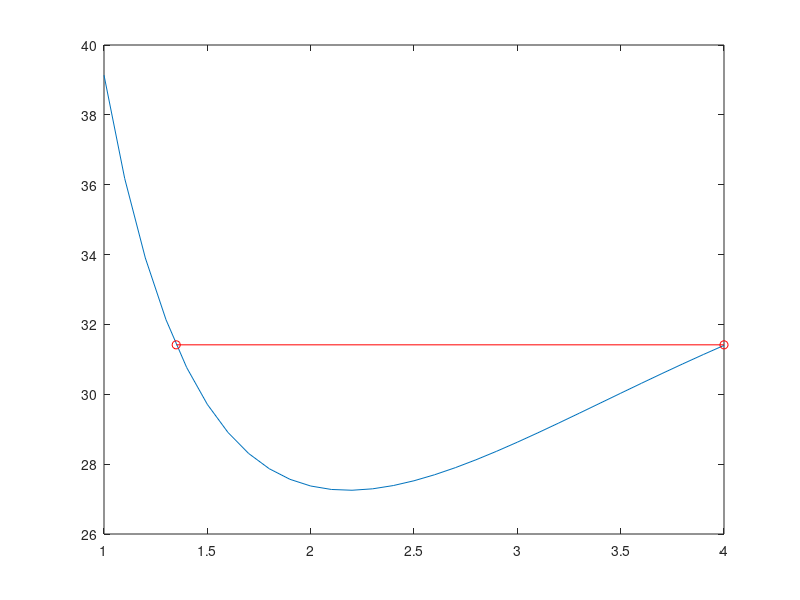

The MATLAB source for this figure:
format long

% "Glidkonstant" för uppgiften
G = [0.4, 0];
% Startradie för pelaren
R = 1;
% Starthöjd för pelaren
H = 4;

% Referensvolym, standardformel
real_volume = R^2*H*pi
% Referensarea = Area för cylinder
real_area = R*2*H*pi+2*R^2*pi

% Höjden för de ihoptryckta pelarna. h = 4 ger originalpelaren
hval = [4, 3.5, 3, 2.5, 2, 1.5, 1];

% Area-värden för de respektiva ihoptryckningarna kommer att lagras här. :)
area = [];

% Gå igenom alla "ihoptryckningar" av pelaren
for i = 1:length(hval)

	% Varje ihoptryckning ska räknas ut i en egen subplot.
	subplot(2, ceil(length(hval)/2), i)

	% Höjden för nuvarande ihoptryckning som vi räknar på
	h = hval(i)

	% Nuvarande radie, formel enligt spec.
	r = R*(1+G.*(sqrt(H/h)-1));

	% Startvärden, det verkar rimligt att vinkel ligger i första kvadranten
	angle = [0.2, 0.9];

	% "Tom" volymskillnadsmatris, sekantmetoden söker efter nollpunkt
	vol = [0, 0];

	% Ersätt med volymvärden för bezierkurvan
	for i = [1,2]

		% Vinkel för volymberäkning
		alpha = angle(i);

		% Motsvarande formel (2) under delen "Hitta styrpunkt för bezierkurva".
		z1 = (r(1)-r(2))*tan(alpha);
		% (3) under samma del, även Y-värde för beräkningarna
		dh = (h-z1)/2;
		% (4) under volymberäkningar
		z2 = dh/tan(alpha);

		% styrpunkt b (x, y), x = (5), y = (3)
		b = [r(1)+z2, dh];

		% funktion för uträkning av x-värden
		bezier_x = @(t) (1-t).^2*r(1) + 2*t.*(1-t)*b(1)+t.^2*r(2);
		% funktion för uträkning av z-värden
		bezier_z = @(t) (1-t).^2*0 + 2*t.*(1-t)*b(2)+t.^2*h;
		% derivata av denna
		bezier_z_deriv = @(t) (2*h-4*b(2))*t+2*b(2);

		% cylindersegment, analogt med pi*r^2*h
		pillar_slice = @(t) pi*bezier_x(t).^2*bezier_z_deriv(t);

		% integrera mellan 0,1, dvs hela kurvan. Volymskillnaden blir
		% nya volymen (integralen) minus startvolymen.
		vol(i) = quad(pillar_slice, 0, 1) - real_volume;
	end

	% Sekantmetoden för beräkning av korrekt vinkel. Körs tills senaste
	% uträknade volymen ligger tillräckligt nära den korrekta. Då har
	% vi hittat en bra approximation av vinkeln.
	while(abs(vol(2)) > 1e-10)
		% hitta nästa vinkel, motsvarande x-värde.
		alpha = angle(2)-((angle(2)-angle(1))/(vol(2)-vol(1)))*vol(2);

		% Gamla vinkeln flyttas
		angle(1) = angle(2);
		% Nya vinkeln blir senaste
		angle(2) = alpha;

		% Formel (2) till (4), precis som övre slinga.
		z1 = (r(1)-r(2))*tan(alpha);
		dh = (h-z1)/2;
		z2 = dh/tan(alpha);

		% Styrpunkt precis som övre slinga.
		b = [r(1)+z2, dh];

		% Samma funktioner som övre slinga
		bezier_x = @(t) (1-t).^2*r(1) + 2*t.*(1-t)*b(1)+t.^2*r(2);
		bezier_z = @(t) 2*t.*(1-t)*b(2)+t.^2*h;
		bezier_z_deriv = @(t) (2*h-4*b(2))*t+2*b(2);

		% Utklippning av pelare, precis som övre
		pillar_slice = @(t) pi*bezier_x(t).^2*bezier_z_deriv(t);

		% Senaste volymdiffen sparas som gamla.
		vol(1) = vol(2);
		% Den nya diffen räknas ut, som förut.
		vol(2) = quad(pillar_slice, 0, 1) - real_volume;
	end

	% skriv ut vinkeln för den ihopmosade pelaren
	angle

	% uträknat volymfel för pelaren (litet nog :))
	volume_error = vol(2)
	% Skriv ut styrpunkten
	styrpunkt = b


	% Areaberäkning:

	% Intressanta bezierkomponenter och derivator analogt med tidigare
	bezier_x = @(t) (1-t).^2*r(1) + 2*t.*(1-t)*b(1)+t.^2*r(2);
	bezier_x_deriv = @(t) (2*r(1)+2*r(2)-4*b(1))*t-2*r(1)+2*b(1);
	bezier_z = @(t) 2*t.*(1-t)*b(2)+t.^2*h;
	bezier_z_deriv = @(t) (2*h-4*b(2))*t+2*b(2);

	% Area = ring integrerad över sträcka(pyt sats.)
	bezier_area = @(t) 2*pi*bezier_x(t)*sqrt(bezier_x_deriv(t)^2+bezier_z_deriv(t)^2);

	% Integrera och lägg till nästa uträknade area
	area = [area; quad(bezier_area, 0, 1)+r(1)^2*pi+r(2)^2*pi];

	% Räkna ut och plotta bezierkurvans rotationsvolym (= pelaren)

	% tid, 24 värden per kurva
	t = linspace(0, 1, 24);

	% Räkna ut x och z-värden för bezierkurvan
	f_x = bezier_x(t);
	f_z = bezier_z(t);

	% 42 vinklar per varv, godtyckligt bra tal. :)
	a = linspace(0, 2*pi, 42)';

	% Räkna ut matris att plotta. Bezierkurvan roterad kring z-axeln
	plot_x = repmat(f_x, length(a), 1).*repmat(cos(a), 1,length(f_x));
	plot_y = repmat(f_x, length(a), 1).*repmat(sin(a), 1,length(f_x));
	plot_z = repmat(f_z, length(a), 1);

	hold on
	% Rita ut pelaren
	surf(plot_x, plot_y, plot_z)

	% och bezierkurvans styrpunkter
	% Våra uträknade z- och x-punkter
	x = [r(1) b(1) r(2)];
	z = [0 b(2) h];

	% och dess styrpunkt
	plot3(x, [0,0,0], z, '*-')
	hold off
	axis equal
end

% Se till att man får (rimlig) chans att beskåda överstående figurer.
pause

% Printa ut area, notera att första areavärdet svarar till h=4, och minskande, inte tvärt om
area 

% Plotta grafen i hela fönstret.
subplot(1, 1, 1)
% våra "x-värden" för minstakvadratmetoden är höjden av pelaren.
h = hval';

% Kända h-värden för anpassning av polynomet
f=[h.^-1 ones(length(h),1) h h.^2];
% Räkna ut (och visa) koefficienter med minstakvadratmetoden
c=f\area

% Funktion för arean
y=@(x) c(1)*x.^-1+c(2)*ones(length(x),1)+c(3)*x+c(4)*x.^2;
% Dess derivata
y_deriv = @(x) -c(1)*x.^-2+0+c(3)+2*c(4)*x;

% Startvärden för newton raphson
x0 = 2;
x1 = 1;

% Newton Raphson, med tolerans 1e-8
while(abs(x0-x1) > 1e-8)
	x0 = x1;
	% Vi söker punkten som motsvarar real_area, alltså måste vi kompensera för den i formeln
	x1 = x0 - (y(x0)-real_area)/y_deriv(x0);
	diff = x0-x1;
end

x_brytpunkt = x1

% X-värden för uppritning
x=[1:0.1:4]';

% Rita ut funktionen
plot(x,y(x))
hold on

% Rita ut ett sträck mellan den funna no
plot([x1, H], [y(x1), real_area], 'or-')

% Bra nog :) (storleksordningen 1e-15 trevligt nog)
diff_area = abs(real_area - y(x1))

